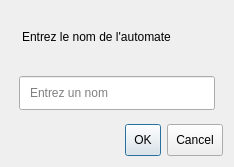
<?xml version="1.0" encoding="UTF-8"?>
<ui version="4.0">
 <class>Dialog</class>
 <widget class="QDialog" name="Dialog">
  <property name="geometry">
   <rect>
    <x>0</x>
    <y>0</y>
    <width>234</width>
    <height>167</height>
   </rect>
  </property>
  <property name="windowTitle">
   <string>Nouvel Automate</string>
  </property>
  <property name="windowIcon">
   <iconset>
    <normaloff>../Views/icons/new.png</normaloff>../Views/icons/new.png</iconset>
  </property>
  <layout class="QVBoxLayout" name="verticalLayout">
   <item>
    <widget class="QLabel" name="label">
     <property name="styleSheet">
      <string notr="true">padding:16px 8px </string>
     </property>
     <property name="text">
      <string>Entrez le nom de l'automate</string>
     </property>
    </widget>
   </item>
   <item>
    <widget class="QLineEdit" name="lineEdit">
     <property name="styleSheet">
      <string notr="true">padding:8; margin:8px</string>
     </property>
     <property name="placeholderText">
      <string>Entrez un nom</string>
     </property>
     <property name="clearButtonEnabled">
      <bool>false</bool>
     </property>
    </widget>
   </item>
   <item>
    <widget class="QDialogButtonBox" name="buttonBox">
     <property name="styleSheet">
      <string notr="true">padding:8px</string>
     </property>
     <property name="orientation">
      <enum>Qt::Horizontal</enum>
     </property>
     <property name="standardButtons">
      <set>QDialogButtonBox::Cancel|QDialogButtonBox::Ok</set>
     </property>
    </widget>
   </item>
  </layout>
 </widget>
 <resources/>
 <connections>
  <connection>
   <sender>buttonBox</sender>
   <signal>accepted()</signal>
   <receiver>Dialog</receiver>
   <slot>accept()</slot>
   <hints>
    <hint type="sourcelabel">
     <x>248</x>
     <y>254</y>
    </hint>
    <hint type="destinationlabel">
     <x>157</x>
     <y>274</y>
    </hint>
   </hints>
  </connection>
  <connection>
   <sender>buttonBox</sender>
   <signal>rejected()</signal>
   <receiver>Dialog</receiver>
   <slot>reject()</slot>
   <hints>
    <hint type="sourcelabel">
     <x>316</x>
     <y>260</y>
    </hint>
    <hint type="destinationlabel">
     <x>286</x>
     <y>274</y>
    </hint>
   </hints>
  </connection>
 </connections>
</ui>
